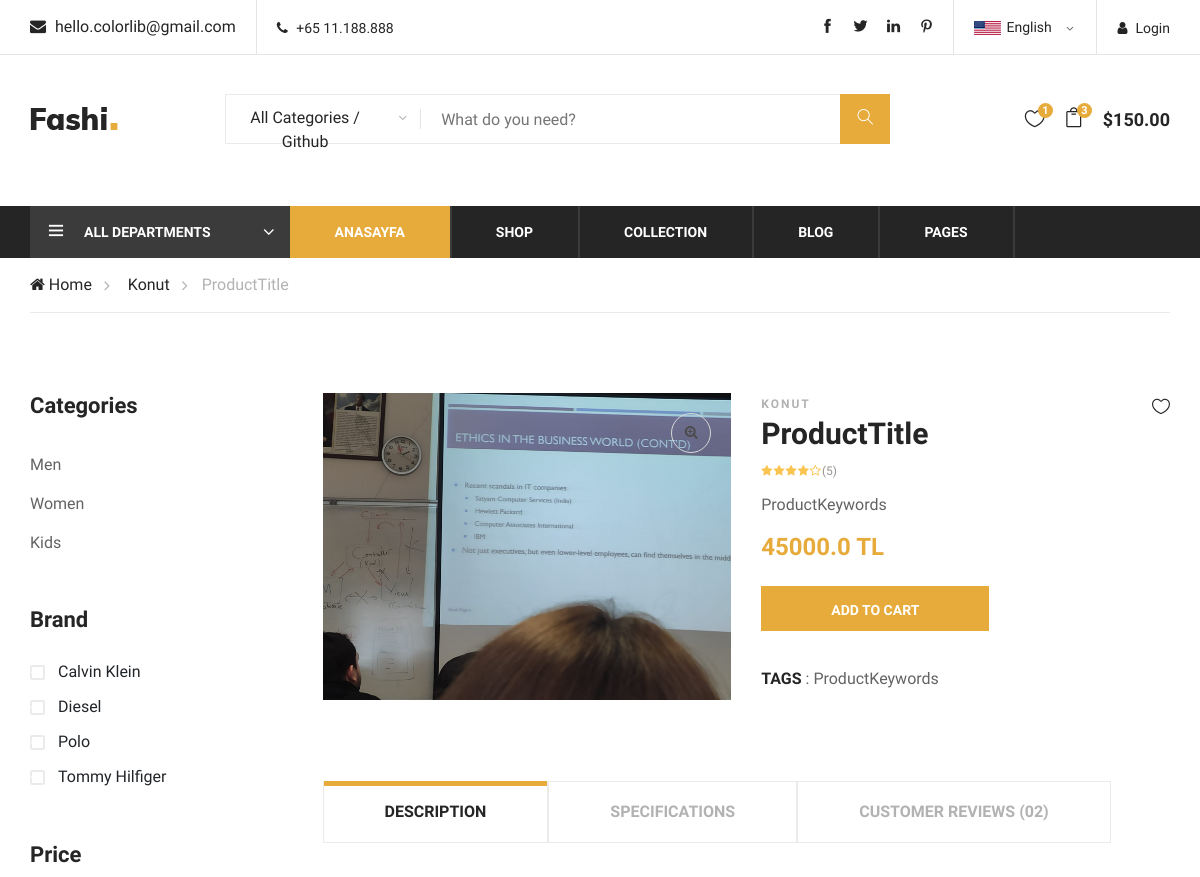
Before: /product/1/main-product/ (upper part) with the older database file.
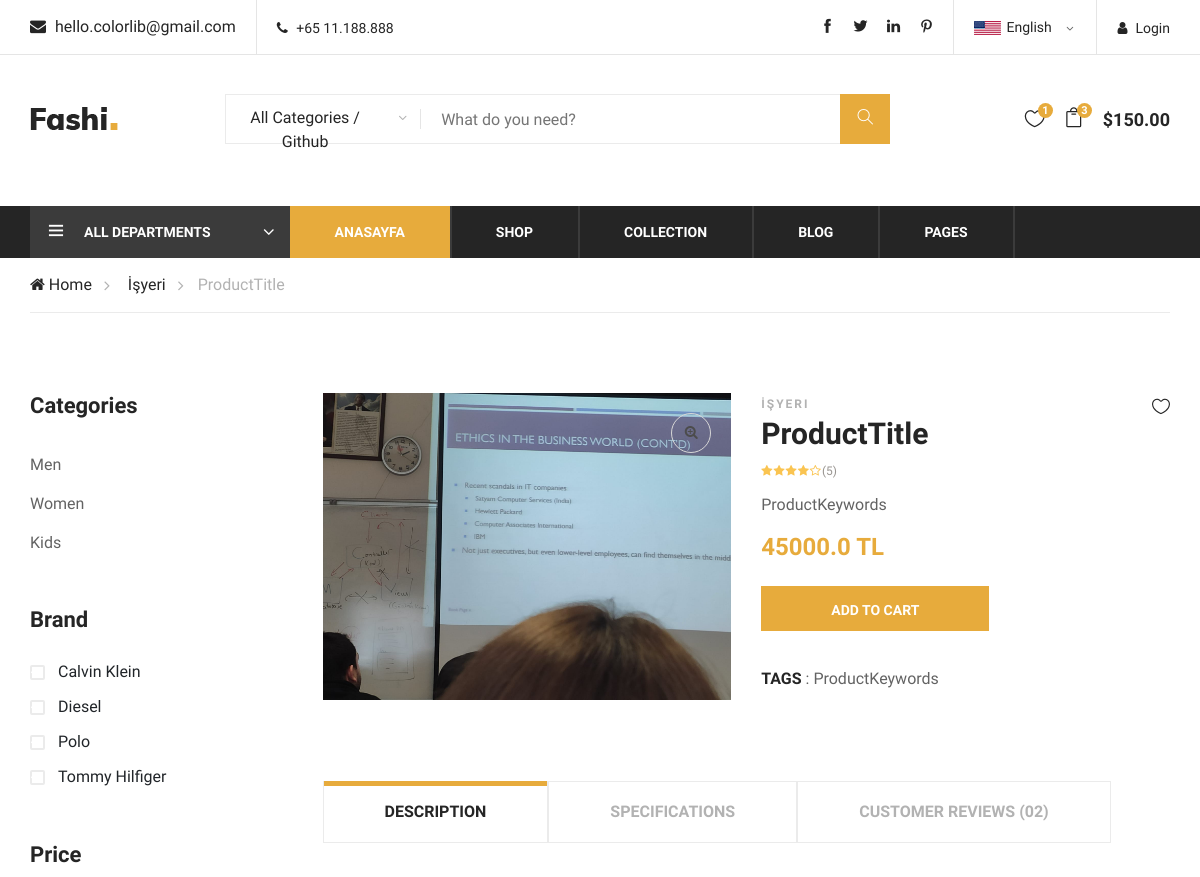
After: the same page with the newer database file.
### product/models.py (models this page shows, shortened)
class Product(models.Model):
    STATUS = (('True', 'Evet'), ('False', 'Hayır'))
    category = models.ForeignKey(Category, on_delete=models.CASCADE)
    title = models.CharField(max_length=150)
    keywords = models.CharField(blank=True, max_length=255)
    description = models.CharField(blank=True, max_length=255)
    image = models.ImageField(blank=True, upload_to='images/')
    price = models.FloatField(blank=True)
    amount = models.IntegerField(blank=True)
    detail = RichTextUploadingField(blank=True)
    status = models.CharField(max_length=10, choices=STATUS)
    slug = models.SlugField(blank=True, max_length=150)
    created_at = models.DateTimeField(auto_now_add=True)
    updated_at = models.DateTimeField(auto_now_add=True)
    def image_tag(self):
        return mark_safe('<img src="{}" height="50"/>'.format(self.image.url))
    image_tag.short_description = 'Image'

class Category(MPTTModel):
    STATUS = (('True', 'Evet'), ('False', 'Hayır'))
    title = models.CharField(max_length=100)
    keywords = models.CharField(max_length=255)
    description = models.CharField(max_length=255)
    image = models.ImageField(blank=True, upload_to='images/')
    status = models.CharField(max_length=10, choices=STATUS)
    slug = models.SlugField()
    parent = TreeForeignKey('self', blank=True, null=True, related_name='children', on_delete=models.CASCADE)
    created_at = models.DateTimeField(auto_now_add=True)
    updated_at = models.DateTimeField(auto_now_add=True)
    class MPTTMeta:
        order_insertion_by = ['title']
    def __str__(self):
        full_path = [self.title]
        k = self.parent
        while k is not None:
            full_path.append(k.title)
            k = k.parent
        return ' -> '.join(full_path[::1])

### home/views.py (the view)
# urls.py: path('product/<int:id>/<slug:slug>/', views.product_detail, name = 'product_detail'),
def product_detail(request, id, slug):
    category = Category.objects.all()
    product = Product.objects.get(pk=id)
    images = Images.objects.filter(product_id=id)
    context = {'category': category, 'product': product, 'images': images}
    return render(request, 'product_detail.html', context)

### home/templates/product_detail.html (shortened to what this page needs)
{% extends "homebase.html" %}
{% block body  %}
    <div class="breacrumb-section">
        <div class="container">
            <div class="row">
                <div class="col-lg-12">
                    <div class="breadcrumb-text">
                        <a href="/home"><i class="fa fa-home"></i> Home</a>
                        <a href="/category/{{ product.category_id }}/{{ product.category.slug }}"> {{ product.category }}</a>
                        <span>{{product.title}}</span>
                    </div>
                </div>
            </div>
        </div>
    </div>
    <section class="product-shop spad page-details">
        <div class="container">
            <div class="row">
                <div class="col-lg-3">
                    <div class="filter-widget">
                        <h4 class="fw-title">Categories</h4>
                        <ul class="filter-catagories">
                            <li><a href="#">Men</a></li>
                            <li><a href="#">Women</a></li>
                            <li><a href="#">Kids</a></li>
                        </ul>
                    </div>
                    <div class="filter-widget">
                        <h4 class="fw-title">Brand</h4>
                        <div class="fw-brand-check">
                            <div class="bc-item">
                                <label for="bc-calvin">
                                    Calvin Klein
                                    <span class="checkmark"></span>
                                </label>
                            </div>
                            <div class="bc-item">
                                <label for="bc-diesel">
                                    Diesel
                                    <span class="checkmark"></span>
                                </label>
                            </div>
                            <div class="bc-item">
                                <label for="bc-polo">
                                    Polo
                                    <span class="checkmark"></span>
                                </label>
                            </div>
                            <div class="bc-item">
                                <label for="bc-tommy">
                                    Tommy Hilfiger
                                    <span class="checkmark"></span>
                                </label>
                            </div>
                        </div>
                    </div>
                    <div class="filter-widget">
                        <h4 class="fw-title">Price</h4>
                    </div>
                </div>
                <div class="col-lg-9">
                    <div class="row">
                        <div class="col-lg-6">
                            <div class="product-pic-zoom">
                                <img class="product-big-img" src="{{ product.image.url }}" alt="">
                                <div class="zoom-icon">
                                    <i class="fa fa-search-plus"></i>
                                </div>
                            </div>
                        </div>
                        <div class="col-lg-6">
                            <div class="product-details">
                                <div class="pd-title">
                                    <span>{{product.category}}</span>
                                    <h3>{{product.title}}</h3>
                                    <a href="#" class="heart-icon"><i class="icon_heart_alt"></i></a>
                                </div>
                                <div class="pd-rating">
                                    <i class="fa fa-star"></i>
                                    <i class="fa fa-star"></i>
                                    <i class="fa fa-star"></i>
                                    <i class="fa fa-star"></i>
                                    <i class="fa fa-star-o"></i>
                                    <span>(5)</span>
                                </div>
                                <div class="pd-desc">
                                    <p>{{product.keywords}}</p>
                                    <h4>{{product.price}} TL</h4>
                                </div>
                                <div class="quantity">
                                    <a href="#" class="primary-btn pd-cart">Add To Cart</a>
                                </div>
                                <ul class="pd-tags">
                                    <li><span>TAGS</span> : {{product.keywords}}</li>
                                </ul>
                            </div>
                        </div>
                    </div>
                    <div class="product-tab">
                        <div class="tab-item">
                            <ul class="nav" role="tablist">
                                <li>
                                    <a class="active" data-toggle="tab" href="#tab-1" role="tab">DESCRIPTION</a>
                                </li>
                                <li>
                                    <a data-toggle="tab" href="#tab-2" role="tab">SPECIFICATIONS</a>
                                </li>
                                <li>
                                    <a data-toggle="tab" href="#tab-3" role="tab">Customer Reviews (02)</a>
                                </li>
                            </ul>
                        </div>
                        <div class="tab-item-content">
                            <div class="tab-content">
                                <div class="tab-pane fade-in active" id="tab-1" role="tabpanel">
                                    <div class="product-content">
                                    </div>
                                </div>
                            </div>
                        </div>
                    </div>
                </div>
            </div>
        </div>
    </section>
{% endblock %}

### home/templates/homebase.html (shortened to what this page needs)
{% load static %}
<!DOCTYPE html>
<html lang="zxx">
<head>
    {% load static %}
    <link rel="stylesheet" href="{% static 'css/bootstrap.min.css'%}" type="text/css">
    <link rel="stylesheet" href="{% static 'css/font-awesome.min.css'%}" type="text/css">
    <link rel="stylesheet" href="{% static 'css/themify-icons.css' %}" type="text/css">
    <link rel="stylesheet" href="{% static 'css/elegant-icons.css'%}" type="text/css">
    <link rel="stylesheet" href="{% static 'css/owl.carousel.min.css'%}" type="text/css">
    <link rel="stylesheet" href="{% static 'css/nice-select.css'%}" type="text/css">
    <link rel="stylesheet" href="{% static 'css/jquery-ui.min.css'%}" type="text/css">
    <link rel="stylesheet" href="{% static 'css/slicknav.min.css'%}" type="text/css">
    <link rel="stylesheet" href="{% static 'css/style.css'%}" type="text/css">
</head>
<body>
    {% include 'header.html' %}
    {% block body %} {% endblock %}
</body>
</html>

### home/templates/header.html (shortened to what this page needs)
{% load static %}
<header class="header-section">
    <div class="header-top">
        <div class="container">
            <div class="ht-left">
                <div class="mail-service">
                    <i class=" fa fa-envelope"></i>
                    hello.colorlib@gmail.com
                </div>
                <div class="phone-service">
                    <i class=" fa fa-phone"></i>
                    +65 11.188.888
                </div>
            </div>
            <div class="ht-right">
                <a href="#" class="login-panel"><i class="fa fa-user"></i>Login</a>
                <div class="lan-selector">
                </div>
                <div class="top-social">
                    <a href="#"><i class="ti-facebook"></i></a>
                    <a href="#"><i class="ti-twitter-alt"></i></a>
                    <a href="#"><i class="ti-linkedin"></i></a>
                    <a href="#"><i class="ti-pinterest"></i></a>
                </div>
            </div>
        </div>
    </div>
    <div class="container">
        <div class="inner-header">
            <div class="row">
                <div class="col-lg-2 col-md-2">
                    <div class="logo">
                        <a href="./index.html">
                            <img src="{% static 'img/logo.png' %}" alt="">
                        </a>
                    </div>
                </div>
                <div class="col-lg-7 col-md-7">
                    <div class="advanced-search">
                        <button type="button" class="category-btn">All Categories / Github</button>
                        <div class="input-group">
                            <input type="text" placeholder="What do you need?">
                            <button type="button"><i class="ti-search"></i></button>
                        </div>
                    </div>
                </div>
                <div class="col-lg-3 text-right col-md-3">
                    <ul class="nav-right">
                        <li class="heart-icon">
                            <a href="#">
                                <i class="icon_heart_alt"></i>
                                <span>1</span>
                            </a>
                        </li>
                        <li class="cart-icon">
                            <a href="#">
                                <i class="icon_bag_alt"></i>
                                <span>3</span>
                            </a>
                        </li>
                        <li class="cart-price">$150.00</li>
                    </ul>
                </div>
            </div>
        </div>
    </div>
    <div class="nav-item">
        <div class="container">
            <div class="nav-depart">
                <div class="depart-btn">
                    <i class="ti-menu"></i>
                    <span>All departments</span>
                        {% load mptt_tags %}
                </div>
            </div>
            <nav class="nav-menu mobile-menu">
                <ul>
                    <li class="active"><a href="./index.html">Anasayfa</a></li>
                    <li><a href="./shop.html">Shop</a></li>
                    <li><a href="#">Collection</a>
                    </li>
                    <li><a href="./blog.html">Blog</a></li>
                    <li><a href="#">Pages</a>
                    </li>
                </ul>
            </nav>
        </div>
    </div>
</header>

### home/templates/footer.html (shortened to what this page needs)
{% load static %}

Changed rows visible on the page:
changed Product "ProductTitle": category "Konut" → "İşyeri"; category "KONUT" → "İŞYERI"
